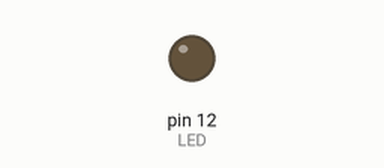
Simulated run of this sketch. Board: Arduino Uno, built with avr-gcc and run on an emulated ATmega328P. On the bench: output pins drawn as LEDs (lit = HIGH).

Above: at 0.3 s.
At 4.6 s:
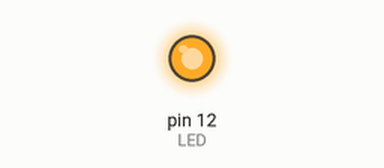
Timing chart, 0 to 7.2 s (numbered marks = the images above):
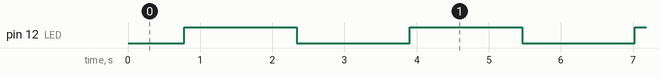

Measured:
- by itself, pin 12 (LED): alternates HIGH for 1.6 s and LOW for 1.6 s

The sketch:

led_fade.ino
```cpp
int LED = 12;

void setup(){
 pinMode(LED,OUTPUT);
}

void loop(){
  //increment value of fade
   for(int fadeValue = 0; fadeValue <= 255; fadeValue += 5){
     //pass fade value to LED
     analogWrite(LED, fadeValue);
     //delay 20ms to see dimming effect
     delay(30);
   }

   //decrement value of fade
   for(int fadeValue = 255; fadeValue >= 0; fadeValue -= 5){
     //pass fade value to LED
     analogWrite(LED, fadeValue);
     //delay 20ms to see dimming effect
     delay(30);
   }
}
```
